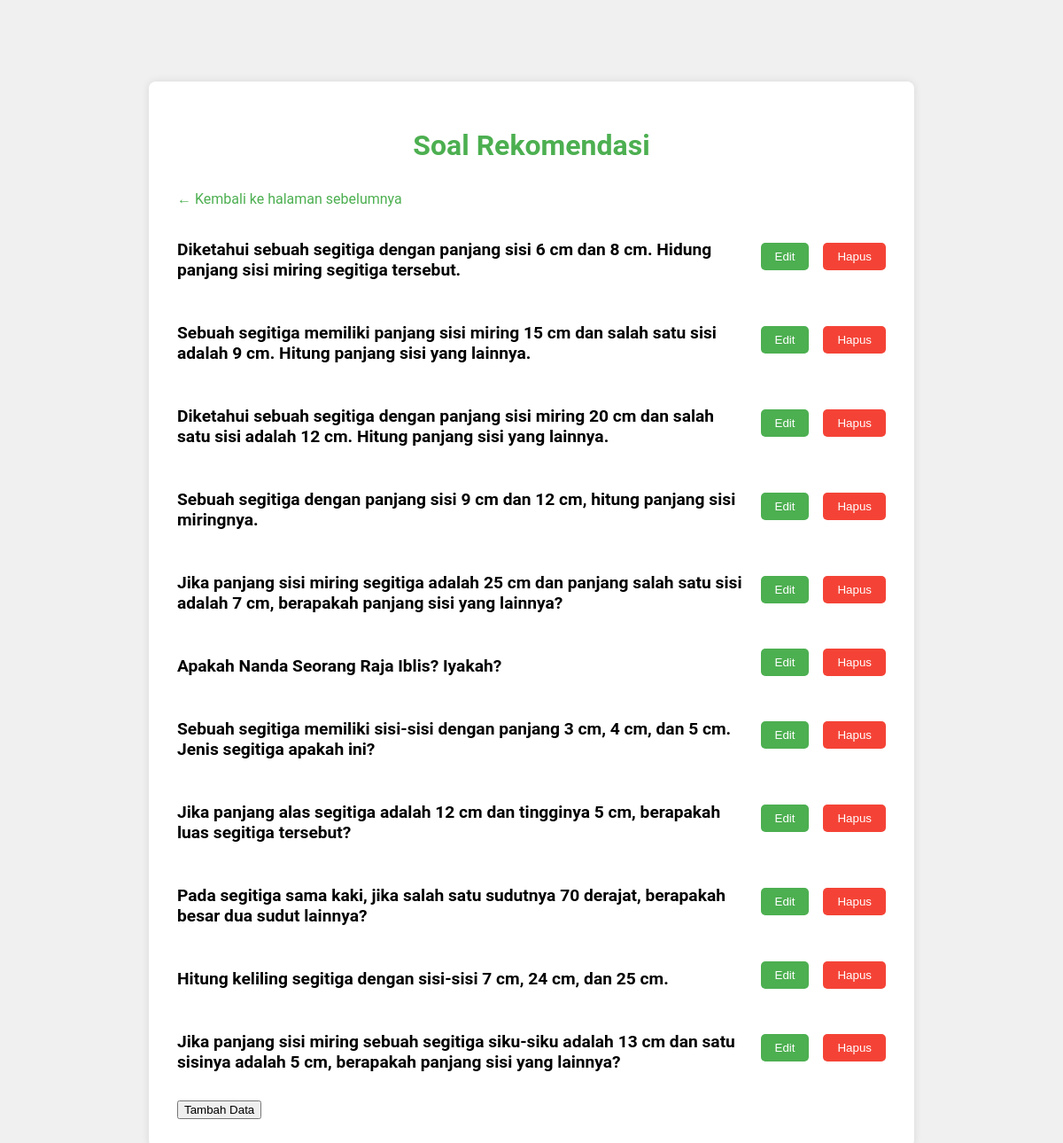
The app's page /Guru/soal-recommendations.php?id=7 with its own data.
### tables this page shows
CREATE TABLE `soal_rekomendasi` (
  `id` int NOT NULL,
  `soal` text,
  `jawaban_benar` varchar(255) DEFAULT NULL,
  `opsi1` varchar(255) DEFAULT NULL,
  `opsi2` varchar(255) DEFAULT NULL,
  `opsi3` varchar(255) DEFAULT NULL,
  `opsi4` varchar(255) DEFAULT NULL,
  `rekomendasi_id` int DEFAULT NULL
);

### Guru/soal-recommendations.php (the view, shortened to what this page needs)
<?php
require_once '../koneksi.php';
$rekomendasi_id = isset($_GET['id']) ? intval($_GET['id']) : 0;
$sql = "SELECT id, soal, opsi1, opsi2, opsi3, opsi4 FROM soal_rekomendasi WHERE rekomendasi_id = ?";
$stmt = $conn->prepare($sql);
$stmt->bind_param("i", $rekomendasi_id);
$stmt->execute();
$result = $stmt->get_result();
?>
<!DOCTYPE html>
<html lang="en">
<head>
    <link rel="stylesheet" href="https://cdnjs.cloudflare.com/ajax/libs/animate.css/4.1.1/animate.min.css">
    <link rel="stylesheet" href="https://cdnjs.cloudflare.com/ajax/libs/font-awesome/6.0.0-beta3/css/all.min.css">
</head>
<body>
<main>
    <div class="quiz-container">
        <h1>Soal Rekomendasi</h1>
        <div style="margin-bottom: 20px;">
            <a href="recommendations-guru.php" style="text-decoration: none; color: #4CAF50;">
                ← Kembali ke halaman sebelumnya
            </a>
        </div>
        <form action="update_soal.php" method="post">
            <?php if ($result->num_rows > 0): ?>
                <?php while ($row = $result->fetch_assoc()): ?>
                    <div class="question">
                        <h2><?php echo htmlspecialchars($row['soal']); ?></h2>
                        <button type="button" onclick="window.location.href='edit_soal.php?id=<?php echo $row['id']; ?>'">Edit</button>
                        <button type="button" class="delete-btn" onclick="confirmDelete(<?php echo $row['id']; ?>)">Hapus</button>
                    </div>
                <?php endwhile; ?>
            <?php else: ?>
                <p>Tidak ada soal untuk rekomendasi ini.</p>
            <?php endif; ?>
        </form>
        <button onclick="showForm()">Tambah Data</button>
    </div>
</main>
</body>
</html>

### Guru/soal-recommendations.php (style rules this page uses)
body { font-family: 'Roboto', sans-serif; background-color: #f0f0f0; margin: 0; padding: 0; box-sizing: border-box; }
main { padding: 2rem; margin-top: 60px; }
.quiz-container { max-width: 800px; margin: 0 auto; background-color: white; padding: 2rem; border-radius: 8px; box-shadow: 0 0 10px rgba(0, 0, 0, 0.1); }
.quiz-container h1 { text-align: center; margin-bottom: 2rem; font-size: 2rem; color: #4CAF50; }
.question { margin-bottom: 1.5rem; display: flex; justify-content: space-between; align-items: center; }
.question h2 { font-size: 1.2rem; margin-bottom: 0.5rem; flex-grow: 1; }
.question button { margin-left: 1rem; padding: 0.5rem 1rem; background-color: #4CAF50; color: white; border: none; border-radius: 5px; cursor: pointer; transition: background-color 0.3s; }
.question .delete-btn { background-color: #f44336; }

### records on screen
soal_rekomendasi: soal "Diketahui sebuah segitiga dengan panjang sisi 6 cm dan 8 cm. Hidung panjang sisi miring segitiga tersebut."
soal_rekomendasi: soal "Sebuah segitiga memiliki panjang sisi miring 15 cm dan salah satu sisi adalah 9 cm. Hitung panjang sisi yang lainnya."
soal_rekomendasi: soal "Diketahui sebuah segitiga dengan panjang sisi miring 20 cm dan salah satu sisi adalah 12 cm. Hitung panjang sisi yang lainnya."
soal_rekomendasi: soal "Sebuah segitiga dengan panjang sisi 9 cm dan 12 cm, hitung panjang sisi miringnya."
soal_rekomendasi: soal "Jika panjang sisi miring segitiga adalah 25 cm dan panjang salah satu sisi adalah 7 cm, berapakah panjang sisi yang lainnya?"
soal_rekomendasi: soal "Apakah Nanda Seorang Raja Iblis? Iyakah?"
soal_rekomendasi: soal "Sebuah segitiga memiliki sisi-sisi dengan panjang 3 cm, 4 cm, dan 5 cm. Jenis segitiga apakah ini?"
soal_rekomendasi: soal "Jika panjang alas segitiga adalah 12 cm dan tingginya 5 cm, berapakah luas segitiga tersebut?"
soal_rekomendasi: soal "Pada segitiga sama kaki, jika salah satu sudutnya 70 derajat, berapakah besar dua sudut lainnya?"
soal_rekomendasi: soal "Hitung keliling segitiga dengan sisi-sisi 7 cm, 24 cm, dan 25 cm."
soal_rekomendasi: soal "Jika panjang sisi miring sebuah segitiga siku-siku adalah 13 cm dan satu sisinya adalah 5 cm, berapakah panjang sisi yang lainnya?"
